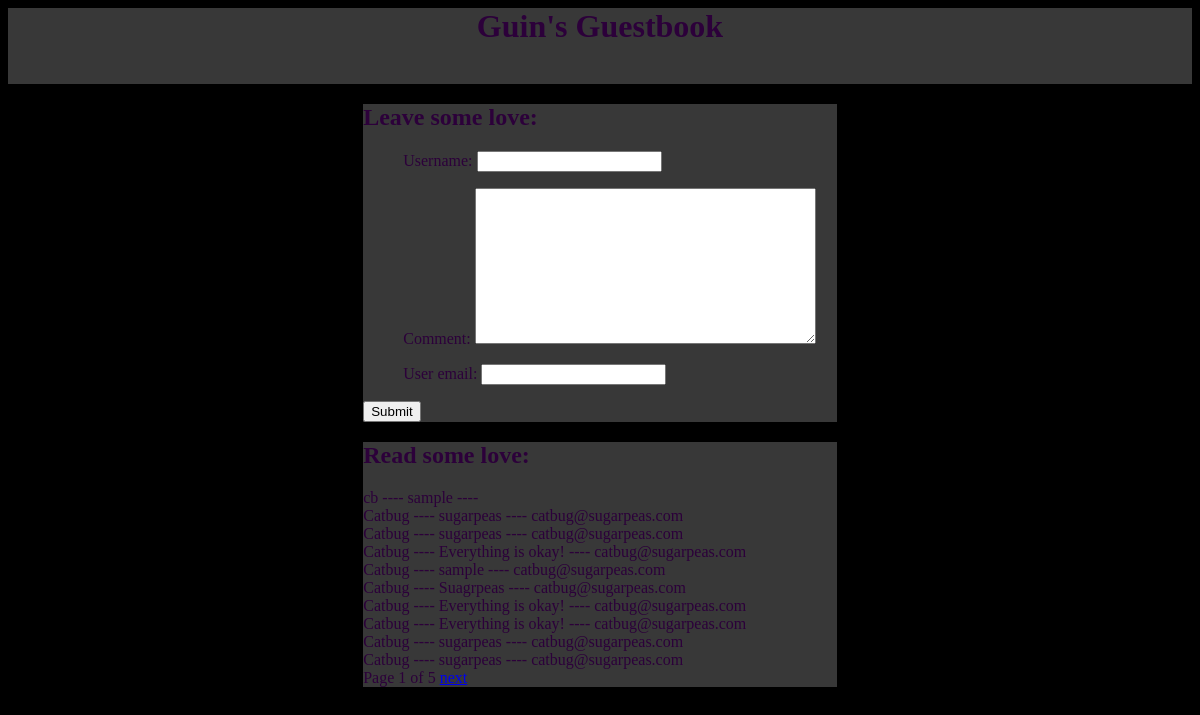
Before: /gbook/ with the older database file.
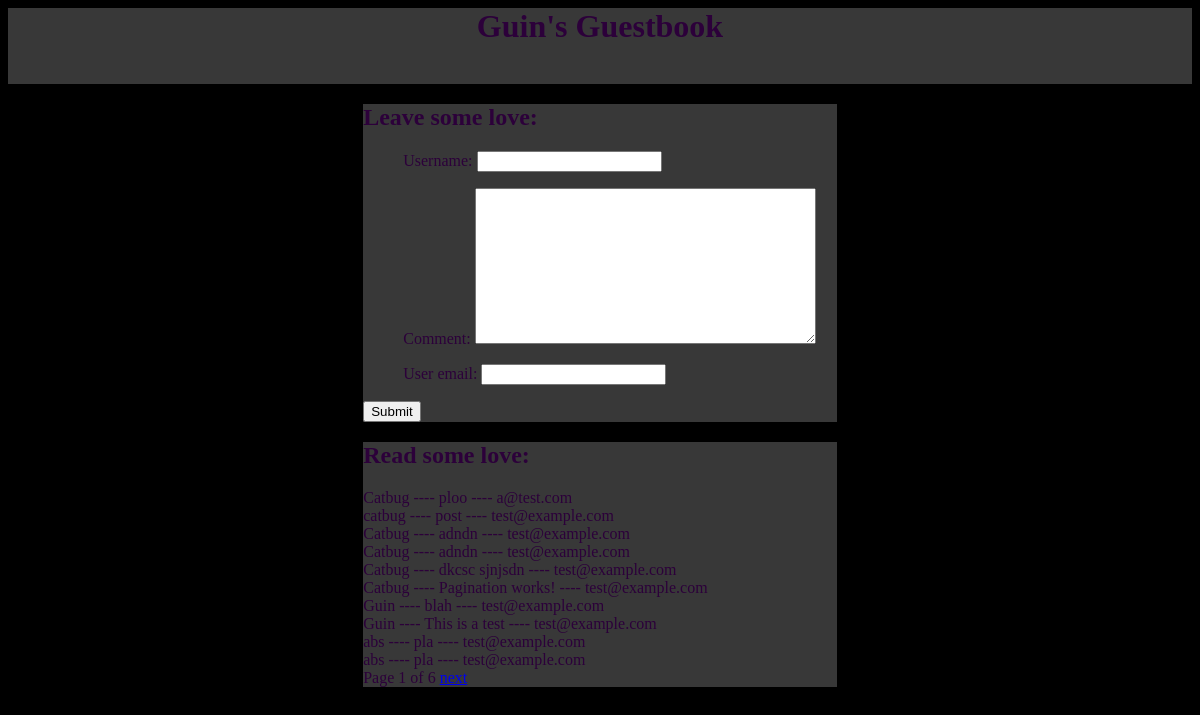
After: the same page with the newer database file.
### gbook/models.py (models this page shows)
class GuestbookEntry(models.Model):
	username = models.CharField(max_length=50)
	comment = models.TextField(max_length=500)
	user_email = models.EmailField(max_length=75, blank = True)
	timestamp = models.DateTimeField(auto_now_add = True, default = datetime.datetime.now)
	def __unicode__(self):
		return ' ---- '.join([
			self.username,
			self.comment,
			self.user_email,
		])

### gbook/views.py (the view)
def index(request):
	entry_list = GuestbookEntry.objects.order_by('-timestamp')
	paginator = Paginator(entry_list, 10)
	page = request.GET.get('page')
	try:
		entries = paginator.page(page)
	except PageNotAnInteger:
		entries = paginator.page(1)
	except EmptyPage:
		entries = paginator.page(paginator.num_pages)
	if request.method == "POST":
		form = EntryForm(request.POST)
		if form.is_valid():
			f_instance = form.save()
	else:
		form = EntryForm()
	return render(request, 'gbook/index.html', {'form': form,
						'entries': entries})

### gbook/forms.py
class EntryForm(ModelForm):
	class Meta:
		model = GuestbookEntry
		fields = ['username', 'comment', 'user_email']

### gbook/templates/gbook/index.html (shortened to what this page needs)
<html>
<head>
{% load staticfiles %}
<link rel="stylesheet" type = "text/css" href=" {% static 'gbook/style.css' %}"/>
</head>
<body>
<div class = "header">
	<h1>Guin's Guestbook</h1>
<br>
</div>
<div id= "form" class = "container">
{% block content %}
	<h2> Leave some love: </h2>
		<form method = "POST"> {% csrf_token %}
			<ul>
			{{ form.as_p }}
			</ul>
			<button type="submit"> Submit </button>
		</form>
{% endblock content %}
</div>
<div id= "entries" class = "container">
<h2> Read some love: </h2>
{% for entry in entries  %}
	{{ entry }}</br>
{% endfor %}
<div class = "pagination">
	<span class = "step-links">
		<span class = "current">
			Page {{ entries.number }} of {{ entries.paginator.num_pages }}
		</span>
		{% if entries.has_next %}
			<a href="?page={{ entries.next_page_number }}">next</a>
		{% endif %}
	</span>
</div>
</div>
</body>
</html>

Changed rows visible on the page:
no longer on this page (row unchanged): GuestbookEntry: username+comment+user_email "cb ---- sample ----"
no longer on this page (row unchanged): GuestbookEntry: username+comment+user_email "Catbug ---- sugarpeas ---- catbug@sugarpeas.com"
no longer on this page (row unchanged): GuestbookEntry: username+comment+user_email "Catbug ---- sugarpeas ---- catbug@sugarpeas.com"
no longer on this page (row unchanged): GuestbookEntry: username+comment+user_email "Catbug ---- Everything is okay! ---- catbug@sugarpeas.com"
no longer on this page (row unchanged): GuestbookEntry: username+comment+user_email "Catbug ---- sample ---- catbug@sugarpeas.com"
no longer on this page (row unchanged): GuestbookEntry: username+comment+user_email "Catbug ---- Suagrpeas ---- catbug@sugarpeas.com"
no longer on this page (row unchanged): GuestbookEntry: username+comment+user_email "Catbug ---- Everything is okay! ---- catbug@sugarpeas.com"
no longer on this page (row unchanged): GuestbookEntry: username+comment+user_email "Catbug ---- Everything is okay! ---- catbug@sugarpeas.com"
no longer on this page (row unchanged): GuestbookEntry: username+comment+user_email "Catbug ---- sugarpeas ---- catbug@sugarpeas.com"
no longer on this page (row unchanged): GuestbookEntry: username+comment+user_email "Catbug ---- sugarpeas ---- catbug@sugarpeas.com"
added GuestbookEntry: username+comment+user_email "Catbug ---- ploo ---- a@test.com"
added GuestbookEntry: username+comment+user_email "catbug ---- post ---- test@example.com"
added GuestbookEntry: username+comment+user_email "Catbug ---- adndn ---- test@example.com"
added GuestbookEntry: username+comment+user_email "Catbug ---- adndn ---- test@example.com"
added GuestbookEntry: username+comment+user_email "Catbug ---- dkcsc sjnjsdn ---- test@example.com"
added GuestbookEntry: username+comment+user_email "Catbug ---- Pagination works! ---- test@example.com"
added GuestbookEntry: username+comment+user_email "Guin ---- blah ---- test@example.com"
added GuestbookEntry: username+comment+user_email "Guin ---- This is a test ---- test@example.com"
added GuestbookEntry: username+comment+user_email "abs ---- pla ---- test@example.com"
added GuestbookEntry: username+comment+user_email "abs ---- pla ---- test@example.com"
Other visible differences:
{{ entries.paginator.num_pages }}: "5" → "6"
